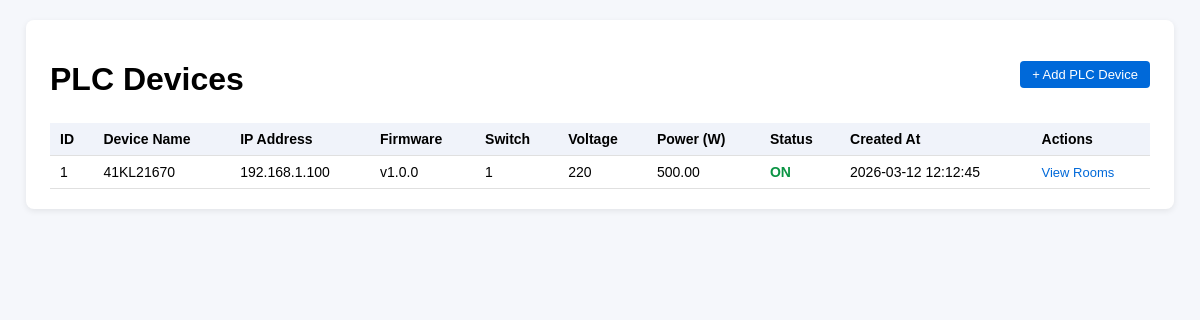
Page /devices_list.php on the committed database.
### tables this page shows
CREATE TABLE `PLCdevices` (
  `device_id`   INT UNSIGNED NOT NULL AUTO_INCREMENT,
  `name`        VARCHAR(50) NOT NULL DEFAULT 'test',
  `IP_address`  VARCHAR(15) NOT NULL,
  `fw`          VARCHAR(20),
  `switch`      INT,
  `voltage`     VARCHAR(20),
  `power`       FLOAT(6,2),
  `status`      VARCHAR(2),
  `created_at`  TIMESTAMP NOT NULL DEFAULT CURRENT_TIMESTAMP,
  PRIMARY KEY (`device_id`)
);

### devices_list.php (the view, shortened to what this page needs)
<?php
require_once 'db_connect.php';
$sql = "SELECT device_id, name, IP_address, fw, switch, voltage, power, status, created_at
        FROM PLCdevices
        ORDER BY device_id ASC";
$result = $mysqli->query($sql);
?>
<!DOCTYPE html>
<html lang="en">
<head>
    <link rel="stylesheet" href="css/styles.css">
</head>
<body>
<div class="container">
    <div class="top-bar">
        <h1>PLC Devices</h1>
        <a href="#" class="button" id="add-plc-btn">
            + Add PLC Device
        </a>
    </div>
    <?php if ($result->num_rows > 0): ?>
        <table>
            <thead>
            <tr>
                <th>ID</th>
                <th>Device Name</th>
                <th>IP Address</th>
                <th>Firmware</th>
                <th>Switch</th>
                <th>Voltage</th>
                <th>Power (W)</th>
                <th>Status</th>
                <th>Created At</th>
                <th>Actions</th>
            </tr>
            </thead>
            <tbody>
            <?php while ($row = $result->fetch_assoc()): ?>
                <tr>
                    <td><?php echo htmlspecialchars($row['device_id']); ?></td>
                    <td><?php echo htmlspecialchars($row['name']); ?></td>
                    <td><?php echo htmlspecialchars($row['IP_address']); ?></td>
                    <td><?php echo htmlspecialchars($row['fw']); ?></td>
                    <td><?php echo htmlspecialchars($row['switch']); ?></td>
                    <td><?php echo htmlspecialchars($row['voltage']); ?></td>
                    <td><?php echo htmlspecialchars($row['power']); ?></td>
                    <td>
                        <?php
                        $status = strtoupper(trim($row['status']));
                        $class = ($status === 'ON') ? 'status-on' : 'status-off';
                        ?>
                        <span class="<?php echo $class; ?>">
                            <?php echo htmlspecialchars($status); ?>
                        </span>
                    </td>
                    <td><?php echo htmlspecialchars($row['created_at']); ?></td>
                    <td class="actions">
                        <a href="device_rooms.php?device_id=<?php echo urlencode($row['device_id']); ?>">
                            View Rooms
                        </a>
                    </td>
                </tr>
            <?php endwhile; ?>
            </tbody>
        </table>
    <?php else: ?>
        <p class="empty">No PLC devices found in the database.</p>
    <?php endif; ?>
</div>
</body>
</html>

### css/styles.css (style rules this page uses)
body { font-family: Arial, sans-serif; background: #f5f7fb; margin: 0; padding: 20px; }
h1 { margin-bottom: 10px; }
.container { max-width: 1100px; margin: 0 auto; background: #ffffff; padding: 20px 24px; border-radius: 8px; box-shadow: 0 2px 6px rgba(0,0,0,0.08); }
table { width: 100%; border-collapse: collapse; margin-top: 15px; }
th, td { padding: 8px 10px; border-bottom: 1px solid #e0e0e0; text-align: left; font-size: 14px; }
th { background: #f0f3fa; }
.status-on { color: #0b9444; font-weight: bold; }
.actions a { color: #0069d9; text-decoration: none; font-size: 13px; }
.top-bar { display: flex; justify-content: space-between; align-items: center; }
.top-bar a.button { padding: 6px 12px; background: #0069d9; color: #fff; border-radius: 4px; text-decoration: none; font-size: 13px; }

### rows in the picture
plcdevices: device_id "1", name "41KL21670", IP_address "192.168.1.100", fw "v1.0.0", switch "1", voltage "220", power "500.00", status "ON", created_at "2026-03-12 12:12:45"
